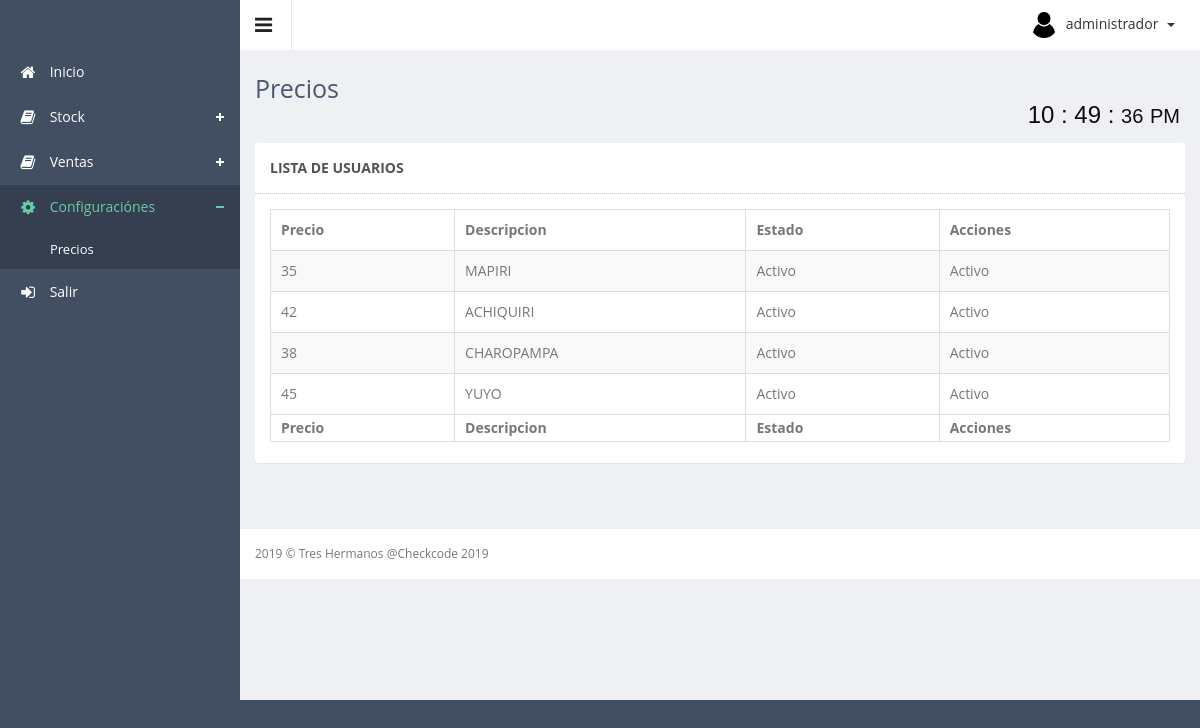
Screenshot of /app/controller/precio/precios.php (signed in) with the database file from the repository.
### tables this page shows
CREATE TABLE `precios` (
  `id` int(11) NOT NULL,
  `precio` double NOT NULL,
  `descripcion` varchar(200) NOT NULL,
  `estado` int(11) NOT NULL
);

### app/controller/precio/precios.php (called while the page is built, shortened)
<?php
	require_once '../../config/route.php';
	require_once ("../../config/conexion.php");
	$contenido="precio/index.php";
	$subTitulo="Precios";
	$menu_a= $menus['C_ROL'];
	if (!($precios = $con->query("SELECT * FROM precios where estado = 1 "))) {
    	echo "Falló SELECT: (" . $con->errno . ") " . $con->error;
	}
	require_once ('../../../public/views/plantilla.php');
?>

### public/views/precio/index.php (the view, shortened to what this page needs)
<div class="row">
    <div class="col-sm-12">
        <section class="panel">
            <header class="panel-heading">
                Lista de usuarios
            </header>
            <div class="panel-body">
                <div class="adv-table">
                    <table  class="display table table-bordered table-striped" id="dynamic-table">
                        <thead>
                            <tr>
                                <th>Precio</th>
                                <th>Descripcion</th>
                                <th>Estado</th>
                                <th>Acciones</th>
                            </tr>
                        </thead>
                        <tbody>
                            <?php foreach ($precios as $precio): ?>
                                <tr class="gradeX">
                                    <td><?php echo $precio['precio']; ?></td>
                                    <td><?php echo $precio['descripcion']; ?></td>
                                    <td><?php echo ($precio['estado']==1 ?'Activo':'Desactivado'); ?></td>
                                    <td><?php echo ($precio['estado']==1 ?'Activo':'Desactivado'); ?></td>
                                </tr>
                            <?php endforeach ?>
                        </tbody>
                        <tfoot>
                            <tr>
                                <th>Precio</th>
                                <th>Descripcion</th>
                                <th>Estado</th>
                                <th>Acciones</th>
                            </tr>
                        </tfoot>
                    </table>
                </div>
            </div>
        </section>
    </div>
</div>

### public/views/plantilla.php (shortened to what this page needs)
<!DOCTYPE html>
<html lang="es">
<head>
    <?php require_once 'template/head.php'; ?>
</head>
<body class="sticky-header">
    <section>
        <?php require_once 'template/left_menu.php'; ?>
        <div class="main-content" >
            <div class="header-section">
                <a class="toggle-btn"><i class="fa fa-bars"></i></a>
                <?php require_once 'template/menu_right.php'; ?>
            </div>
            <?php require_once 'template/breadcumb.php'; ?>
            <div class="wrapper">
                <?php
                    if(isset($contenido))
                        require_once ($contenido);
                ?>
            </div>
            <?php require_once 'template/footer.php'; ?>
        </div>
    </section>
</body>
</html>

### public/views/template/head.php (shortened to what this page needs)
<link href="<?php echo ROOT; ?>resources/assets/css/style.css" rel="stylesheet">
<link href="<?php echo ROOT; ?>resources/assets/css/style-responsive.css" rel="stylesheet">
<link href="<?php echo ROOT; ?>resources/assets/js/advanced-datatable/css/demo_page.css" rel="stylesheet" />
<link href="<?php echo ROOT; ?>resources/assets/js/advanced-datatable/css/demo_table.css" rel="stylesheet" />
<link rel="stylesheet" href="<?php echo ROOT; ?>resources/assets/js/data-tables/DT_bootstrap.css" />
<link href="<?php echo ROOT; ?>resources/assets/css/style-responsive.css" rel="stylesheet">
<link rel="stylesheet" href="<?php echo ROOT; ?>resources/assets/css/toastr.min.css">
<link rel="stylesheet" href="<?php echo ROOT; ?>resources/assets/css/estilo.css">
<link rel="stylesheet" href="<?php echo ROOT; ?>resources/assets/css/estilo1.css">
<link rel="stylesheet" href="<?php echo ROOT; ?>resources/assets/css/chosen.min.css">
<link rel="stylesheet" type="text/css" href="<?php echo ROOT; ?>resources/assets/js/bootstrap-datepicker/css/datepicker-custom.css" />
<link rel="stylesheet" type="text/css" href="<?php echo ROOT; ?>resources/assets/js/bootstrap-timepicker/css/timepicker.css" />
<link rel="stylesheet" type="text/css" href="<?php echo ROOT; ?>resources/assets/js/bootstrap-colorpicker/css/colorpicker.css" />
<link rel="stylesheet" type="text/css" href="<?php echo ROOT; ?>resources/assets/js/bootstrap-daterangepicker/daterangepicker-bs3.css" />
<link rel="stylesheet" type="text/css" href="<?php echo ROOT; ?>resources/assets/js/bootstrap-datetimepicker/css/datetimepicker-custom.css" />

### public/views/template/left_menu.php (shortened to what this page needs)
<div class="left-side sticky-left-side">
    <div class="logo">
    </div>
    <div class="left-side-inner">
        <ul class="nav nav-pills nav-stacked custom-nav">
            <li class="<?php echo isset($menu_a['inicio']) ? $menu_a['inicio'] : ''; ?>"><a href="<?php echo ROOT; ?>"><i class="fa fa-home"></i> <span>
            Inicio</span></a></li>
            <?php if ($_SESSION['id_rol']==1): ?>
                <li class="menu-list <?php echo isset($menu_a['ueducativa'])? $menu_a['ueducativa'] : ''; ?>"><a href=""><i class="fa fa-book"></i> <span>Stock</span></a>
                </li>
                <li class="menu-list <?php echo isset($menu_a['ueducativa'])? $menu_a['ueducativa'] : ''; ?>"><a href=""><i class="fa fa-book"></i> <span>Ventas</span></a>
                </li>
                <li class="menu-list <?php echo isset($menu_a['configuracion']) ? $menu_a['configuracion']:''; ?>">
                    <a href=""><i class="fa fa-cog"></i> <span>Configuraciónes</span></a>
                    <ul class="sub-menu-list">
                        <li class="<?php echo isset($menu_a['faltas_c']) ? $menu_a['faltas_c']:''; ?>">
                            <a href="<?php echo ROOT_CONTROLLER; ?>precio/precios.php"> Precios</a>
                        </li>
                    </ul>
                </li>
            <?php endif; ?>
            <li><a href="<?php echo ROOT_CONTROLLER; ?>login/index.php?logout"><i class="fa fa-sign-in"></i> <span>Salir</span></a></li>
        </ul>
    </div>
</div>

### public/views/template/menu_right.php (shortened to what this page needs)
<div class="menu-right">
    <ul class="notification-menu">
        <li>
            <a href="#" class="btn btn-default dropdown-toggle" data-toggle="dropdown">
                <img src="<?php echo ROOT; ?>resources/assets/images/photos/user-avatar.png" alt="" />
                <?php echo $_SESSION['nombre']; ?>
                <span class="caret"></span>
            </a>
        </li>
    </ul>
</div>

### public/views/template/breadcumb.php
<div class="page-heading">
    <h3>
        <?php echo $subTitulo ?>
    </h3>
    <div class="col-md-12">
        <div class="contenedor2 reloj2" >
			<div class="widget2">
			    <div class="relojj">
			    	<p id="horas2" class="horas2"></p>
			      	<p>:</p>
			      	<p id="minutos2" class="minutos2"></p>
			      	<p>:</p>
			      	<div class="cajaSegundos2">
			        	<p id="segundos2" class="segundos2"></p>
			        	<p id="ampm2" class="ampm2"></p>
			      	</div>
			    </div>
			</div>
        </div>
    </div>
</div>

### public/views/template/footer.php
<?php
	(isset($pie_class)) ? $foot="sticky-footer":$foot="";
?>
<footer class="<?php echo $foot; ?>">
    2019 &copy; Tres Hermanos @Checkcode 2019
</footer>

### resources/assets/js/advanced-datatable/css/demo_table.css (style rules this page uses)
table.display { margin: 0 auto; clear: both; width: 100%; }
table.display thead th { padding: 3px 18px 3px 10px; border-bottom: 1px solid black; font-weight: bold; cursor: pointer; * cursor: hand; }
table.display tfoot th { padding: 3px 18px 3px 10px; border-top: 1px solid black; font-weight: bold; }
table.display td { padding: 3px 10px; }
table.display tr.gradeX { background-color: #ffdddd; }

### resources/assets/css/estilo1.css (style rules this page uses)
.reloj2 { font-size:16px; color: #0E0D0D; }
.contenedor2 { max-width: 200px; margin: auto; }
.widget2 { width: 100%; height: 30px; position: absolute; top: 0; bottom: 0; left: 0; right: 0; margin: auto; }
.widget2 p { display: inline-block; line-height: 1em; }
.relojj { font-family: Arial, "Helvetica Neue", Helvetica, sans-serif; width: 100%; padding: 5px; font-size: 1.5em; text-align: right; }
.relojj .cajaSegundos2 { display: inline-block; }
.relojj .ampm2, .relojj .segundos2 { font-size: 2rem; }

### rows the page displays
precios: precio "35", descripcion "MAPIRI", estado "Activo"
precios: precio "42", descripcion "ACHIQUIRI", estado "Activo"
precios: precio "38", descripcion "CHAROPAMPA", estado "Activo"
precios: precio "45", descripcion "YUYO", estado "Activo"

### other values shown
$_SESSION['nombre'] "administrador"
$subTitulo "Precios"
